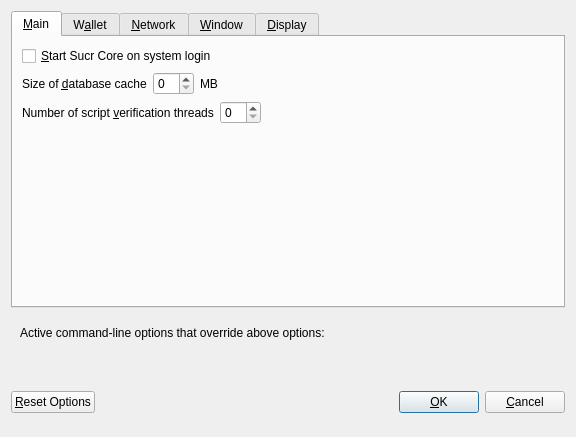
<?xml version="1.0" encoding="UTF-8"?>
<ui version="4.0">
 <class>OptionsDialog</class>
 <widget class="QDialog" name="OptionsDialog">
  <property name="geometry">
   <rect>
    <x>0</x>
    <y>0</y>
    <width>576</width>
    <height>402</height>
   </rect>
  </property>
  <property name="windowTitle">
   <string>Options</string>
  </property>
  <property name="modal">
   <bool>true</bool>
  </property>
  <layout class="QVBoxLayout" name="verticalLayout">
   <item>
    <widget class="QTabWidget" name="tabWidget">
     <property name="currentIndex">
      <number>0</number>
     </property>
     <widget class="QWidget" name="tabMain">
      <attribute name="title">
       <string>&amp;Main</string>
      </attribute>
      <layout class="QVBoxLayout" name="verticalLayout_Main">
       <item>
        <widget class="QCheckBox" name="bitcoinAtStartup">
         <property name="toolTip">
          <string>Automatically start Sucr Core after logging in to the system.</string>
         </property>
         <property name="text">
          <string>&amp;Start Sucr Core on system login</string>
         </property>
        </widget>
       </item>
       <item>
        <layout class="QHBoxLayout" name="horizontalLayout_2_Main">
         <item>
          <widget class="QLabel" name="databaseCacheLabel">
           <property name="text">
            <string>Size of &amp;database cache</string>
           </property>
           <property name="textFormat">
            <enum>Qt::PlainText</enum>
           </property>
           <property name="buddy">
            <cstring>databaseCache</cstring>
           </property>
          </widget>
         </item>
         <item>
          <widget class="QSpinBox" name="databaseCache"/>
         </item>
         <item>
          <widget class="QLabel" name="databaseCacheUnitLabel">
           <property name="text">
            <string>MB</string>
           </property>
           <property name="textFormat">
            <enum>Qt::PlainText</enum>
           </property>
          </widget>
         </item>
         <item>
          <spacer name="horizontalSpacer_2_Main">
           <property name="orientation">
            <enum>Qt::Horizontal</enum>
           </property>
           <property name="sizeHint" stdset="0">
            <size>
             <width>40</width>
             <height>20</height>
            </size>
           </property>
          </spacer>
         </item>
        </layout>
       </item>
       <item>
        <layout class="QHBoxLayout" name="horizontalLayout_3_Main">
         <item>
          <widget class="QLabel" name="threadsScriptVerifLabel">
           <property name="text">
            <string>Number of script &amp;verification threads</string>
           </property>
           <property name="textFormat">
            <enum>Qt::PlainText</enum>
           </property>
           <property name="buddy">
            <cstring>threadsScriptVerif</cstring>
           </property>
          </widget>
         </item>
         <item>
          <widget class="QSpinBox" name="threadsScriptVerif">
           <property name="toolTip">
            <string>(0 = auto, &lt;0 = leave that many cores free)</string>
           </property>
          </widget>
         </item>
         <item>
          <spacer name="horizontalSpacer_3_Main">
           <property name="orientation">
            <enum>Qt::Horizontal</enum>
           </property>
           <property name="sizeHint" stdset="0">
            <size>
             <width>40</width>
             <height>20</height>
            </size>
           </property>
          </spacer>
         </item>
        </layout>
       </item>
       <item>
        <spacer name="verticalSpacer_Main">
         <property name="orientation">
          <enum>Qt::Vertical</enum>
         </property>
         <property name="sizeHint" stdset="0">
          <size>
           <width>20</width>
           <height>40</height>
          </size>
         </property>
        </spacer>
       </item>
      </layout>
     </widget>
     <widget class="QWidget" name="tabWallet">
      <attribute name="title">
       <string>W&amp;allet</string>
      </attribute>
      <layout class="QVBoxLayout" name="verticalLayout_Wallet">
       <item>
        <widget class="QGroupBox" name="groupBox">
         <property name="title">
          <string>Expert</string>
         </property>
         <layout class="QVBoxLayout" name="verticalLayout_2">
          <item>
           <widget class="QCheckBox" name="coinControlFeatures">
            <property name="toolTip">
             <string>Whether to show coin control features or not.</string>
            </property>
            <property name="text">
             <string>Enable coin &amp;control features</string>
            </property>
           </widget>
          </item>
          <item>
           <widget class="QCheckBox" name="showMasternodesTab">
            <property name="toolTip">
             <string>Show additional tab listing all your masternodes in first sub-tab&lt;br/&gt;and all masternodes on the network in second sub-tab.</string>
            </property>
            <property name="text">
             <string>Show Masternodes Tab</string>
            </property>
           </widget>
          </item>
          <item>
           <widget class="QCheckBox" name="showAdvancedPSUI">
            <property name="toolTip">
             <string>Show additional information and buttons for PrivateSend on overview screen.</string>
            </property>
            <property name="text">
             <string>Enable advanced PrivateSend interface</string>
            </property>
           </widget>
          </item>
          <item>
           <widget class="QCheckBox" name="lowKeysWarning">
            <property name="toolTip">
             <string>Show warning dialog when PrivateSend detects that wallet has very low number of keys left.</string>
            </property>
            <property name="text">
             <string>Warn if PrivateSend is running out of keys</string>
            </property>
           </widget>
          </item>
          <item>
           <widget class="QCheckBox" name="privateSendMultiSession">
            <property name="toolTip">
             <string>Whether to use experimental PrivateSend mode with multiple mixing sessions per block.&lt;br/&gt;Note: You must use this feature carefully.&lt;br/&gt;Make sure you always have recent wallet (auto)backup in a safe place!</string>
            </property>
            <property name="text">
             <string>Enable PrivateSend &amp;multi-session</string>
            </property>
           </widget>
          </item>
          <item>
           <widget class="QCheckBox" name="spendZeroConfChange">
            <property name="toolTip">
             <string>If you disable the spending of unconfirmed change, the change from a transaction&lt;br/&gt;cannot be used until that transaction has at least one confirmation.&lt;br/&gt;This also affects how your balance is computed.</string>
            </property>
            <property name="text">
             <string>&amp;Spend unconfirmed change</string>
            </property>
           </widget>
          </item>
         </layout>
        </widget>
       </item>
       <item>
        <layout class="QHBoxLayout" name="horizontalLayout_4_Wallet">
         <item>
          <widget class="QLabel" name="label">
           <property name="toolTip">
            <string>This setting determines the amount of individual masternodes that an input will be anonymized through.&lt;br/&gt;More rounds of anonymization gives a higher degree of privacy, but also costs more in fees.</string>
           </property>
           <property name="text">
            <string>PrivateSend rounds to use</string>
           </property>
          </widget>
         </item>
         <item>
          <widget class="QSpinBox" name="privateSendRounds">
           <property name="minimum">
            <number>2</number>
           </property>
           <property name="maximum">
            <number>8</number>
           </property>
           <property name="value">
            <number>4</number>
           </property>
          </widget>
         </item>
        </layout>
       </item>
       <item>
        <layout class="QHBoxLayout" name="horizontalLayout">
         <item>
          <widget class="QLabel" name="label_2">
           <property name="toolTip">
            <string>This amount acts as a threshold to turn off PrivateSend once it's reached.</string>
           </property>
           <property name="statusTip">
            <string notr="true"/>
           </property>
           <property name="whatsThis">
            <string notr="true"/>
           </property>
           <property name="accessibleName">
            <string notr="true"/>
           </property>
           <property name="accessibleDescription">
            <string notr="true"/>
           </property>
           <property name="text">
            <string>Amount of Sucr to keep anonymized</string>
           </property>
          </widget>
         </item>
         <item>
          <widget class="QSpinBox" name="privateSendAmount">
           <property name="minimum">
            <number>2</number>
           </property>
           <property name="maximum">
            <number>2000</number>
           </property>
           <property name="singleStep">
            <number>10</number>
           </property>
           <property name="value">
            <number>1000</number>
           </property>
          </widget>
         </item>
        </layout>
       </item>
       <item>
        <spacer name="verticalSpacer_Wallet">
         <property name="orientation">
          <enum>Qt::Vertical</enum>
         </property>
         <property name="sizeHint" stdset="0">
          <size>
           <width>20</width>
           <height>40</height>
          </size>
         </property>
        </spacer>
       </item>
      </layout>
     </widget>
     <widget class="QWidget" name="tabNetwork">
      <attribute name="title">
       <string>&amp;Network</string>
      </attribute>
      <layout class="QVBoxLayout" name="verticalLayout_Network">
       <item>
        <widget class="QCheckBox" name="mapPortUpnp">
         <property name="toolTip">
          <string>Automatically open the Sucr Core client port on the router. This only works when your router supports UPnP and it is enabled.</string>
         </property>
         <property name="text">
          <string>Map port using &amp;UPnP</string>
         </property>
        </widget>
       </item>
       <item>
        <widget class="QCheckBox" name="allowIncoming">
         <property name="toolTip">
          <string>Accept connections from outside</string>
         </property>
         <property name="text">
          <string>Allow incoming connections</string>
         </property>
        </widget>
       </item>
       <item>
        <widget class="QCheckBox" name="connectSocks">
         <property name="toolTip">
          <string>Connect to the Sucr network through a SOCKS5 proxy.</string>
         </property>
         <property name="text">
          <string>&amp;Connect through SOCKS5 proxy (default proxy):</string>
         </property>
        </widget>
       </item>
       <item>
        <layout class="QHBoxLayout" name="horizontalLayout_1_Network">
         <item>
          <widget class="QLabel" name="proxyIpLabel">
           <property name="text">
            <string>Proxy &amp;IP:</string>
           </property>
           <property name="textFormat">
            <enum>Qt::PlainText</enum>
           </property>
           <property name="buddy">
            <cstring>proxyIp</cstring>
           </property>
          </widget>
         </item>
         <item>
          <widget class="QValidatedLineEdit" name="proxyIp">
           <property name="minimumSize">
            <size>
             <width>140</width>
             <height>0</height>
            </size>
           </property>
           <property name="maximumSize">
            <size>
             <width>140</width>
             <height>16777215</height>
            </size>
           </property>
           <property name="toolTip">
            <string>IP address of the proxy (e.g. IPv4: 127.0.0.1 / IPv6: ::1)</string>
           </property>
          </widget>
         </item>
         <item>
          <widget class="QLabel" name="proxyPortLabel">
           <property name="text">
            <string>&amp;Port:</string>
           </property>
           <property name="textFormat">
            <enum>Qt::PlainText</enum>
           </property>
           <property name="buddy">
            <cstring>proxyPort</cstring>
           </property>
          </widget>
         </item>
         <item>
          <widget class="QLineEdit" name="proxyPort">
           <property name="minimumSize">
            <size>
             <width>55</width>
             <height>0</height>
            </size>
           </property>
           <property name="maximumSize">
            <size>
             <width>55</width>
             <height>16777215</height>
            </size>
           </property>
           <property name="toolTip">
            <string>Port of the proxy (e.g. 9050)</string>
           </property>
          </widget>
         </item>
         <item>
          <spacer name="horizontalSpacer_1_Network">
           <property name="orientation">
            <enum>Qt::Horizontal</enum>
           </property>
           <property name="sizeHint" stdset="0">
            <size>
             <width>40</width>
             <height>20</height>
            </size>
           </property>
          </spacer>
         </item>
        </layout>
       </item>
       <item>
        <layout class="QHBoxLayout" name="horizontalLayout_2_Network">
         <item>
          <widget class="QLabel" name="proxyActiveNets">
           <property name="text">
            <string>Used for reaching peers via:</string>
           </property>
           <property name="textFormat">
            <enum>Qt::PlainText</enum>
           </property>
          </widget>
         </item>
         <item>
          <widget class="QCheckBox" name="proxyReachIPv4">
           <property name="enabled">
            <bool>false</bool>
           </property>
           <property name="toolTip">
            <string>Shows, if the supplied default SOCKS5 proxy is used to reach peers via this network type.</string>
           </property>
           <property name="text">
            <string/>
           </property>
          </widget>
         </item>
         <item>
          <widget class="QLabel" name="proxyReachIPv4Label">
           <property name="text">
            <string>IPv4</string>
           </property>
           <property name="textFormat">
            <enum>Qt::PlainText</enum>
           </property>
          </widget>
         </item>
         <item>
          <widget class="QCheckBox" name="proxyReachIPv6">
           <property name="enabled">
            <bool>false</bool>
           </property>
           <property name="toolTip">
            <string>Shows, if the supplied default SOCKS5 proxy is used to reach peers via this network type.</string>
           </property>
           <property name="text">
            <string/>
           </property>
          </widget>
         </item>
         <item>
          <widget class="QLabel" name="proxyReachIPv6Label">
           <property name="text">
            <string>IPv6</string>
           </property>
           <property name="textFormat">
            <enum>Qt::PlainText</enum>
           </property>
          </widget>
         </item>
         <item>
          <widget class="QCheckBox" name="proxyReachTor">
           <property name="enabled">
            <bool>false</bool>
           </property>
           <property name="toolTip">
            <string>Shows, if the supplied default SOCKS5 proxy is used to reach peers via this network type.</string>
           </property>
           <property name="text">
            <string/>
           </property>
          </widget>
         </item>
         <item>
          <widget class="QLabel" name="proxyReachTorLabel">
           <property name="text">
            <string>Tor</string>
           </property>
           <property name="textFormat">
            <enum>Qt::PlainText</enum>
           </property>
          </widget>
         </item>
         <item>
          <spacer name="horizontalSpacer_2_Network">
           <property name="orientation">
            <enum>Qt::Horizontal</enum>
           </property>
           <property name="sizeHint" stdset="0">
            <size>
             <width>40</width>
             <height>20</height>
            </size>
           </property>
          </spacer>
         </item>
        </layout>
       </item>
       <item>
        <widget class="QCheckBox" name="connectSocksTor">
         <property name="toolTip">
          <string>Connect to the Sucr network through a separate SOCKS5 proxy for Tor hidden services.</string>
         </property>
         <property name="text">
          <string>Use separate SOCKS5 proxy to reach peers via Tor hidden services:</string>
         </property>
        </widget>
       </item>
       <item>
        <layout class="QHBoxLayout" name="horizontalLayout_3_Network">
         <item>
          <widget class="QLabel" name="proxyIpTorLabel">
           <property name="text">
            <string>Proxy &amp;IP:</string>
           </property>
           <property name="textFormat">
            <enum>Qt::PlainText</enum>
           </property>
           <property name="buddy">
            <cstring>proxyIpTor</cstring>
           </property>
          </widget>
         </item>
         <item>
          <widget class="QValidatedLineEdit" name="proxyIpTor">
           <property name="minimumSize">
            <size>
             <width>140</width>
             <height>0</height>
            </size>
           </property>
           <property name="maximumSize">
            <size>
             <width>140</width>
             <height>16777215</height>
            </size>
           </property>
           <property name="toolTip">
            <string>IP address of the proxy (e.g. IPv4: 127.0.0.1 / IPv6: ::1)</string>
           </property>
          </widget>
         </item>
         <item>
          <widget class="QLabel" name="proxyPortTorLabel">
           <property name="text">
            <string>&amp;Port:</string>
           </property>
           <property name="textFormat">
            <enum>Qt::PlainText</enum>
           </property>
           <property name="buddy">
            <cstring>proxyPortTor</cstring>
           </property>
          </widget>
         </item>
         <item>
          <widget class="QLineEdit" name="proxyPortTor">
           <property name="minimumSize">
            <size>
             <width>55</width>
             <height>0</height>
            </size>
           </property>
           <property name="maximumSize">
            <size>
             <width>55</width>
             <height>16777215</height>
            </size>
           </property>
           <property name="toolTip">
            <string>Port of the proxy (e.g. 9050)</string>
           </property>
          </widget>
         </item>
         <item>
          <spacer name="horizontalSpacer_4_Network">
           <property name="orientation">
            <enum>Qt::Horizontal</enum>
           </property>
           <property name="sizeHint" stdset="0">
            <size>
             <width>40</width>
             <height>20</height>
            </size>
           </property>
          </spacer>
         </item>
        </layout>
       </item>
       <item>
        <spacer name="verticalSpacer_Network">
         <property name="orientation">
          <enum>Qt::Vertical</enum>
         </property>
         <property name="sizeHint" stdset="0">
          <size>
           <width>20</width>
           <height>40</height>
          </size>
         </property>
        </spacer>
       </item>
      </layout>
     </widget>
     <widget class="QWidget" name="tabWindow">
      <attribute name="title">
       <string>&amp;Window</string>
      </attribute>
      <layout class="QVBoxLayout" name="verticalLayout_Window">
       <item>
        <widget class="QCheckBox" name="hideTrayIcon">
         <property name="toolTip">
          <string>&amp;Hide the icon from the system tray.</string>
         </property>
         <property name="text">
          <string>Hide tray icon</string>
         </property>
        </widget>
       </item>
       <item>
        <widget class="QCheckBox" name="minimizeToTray">
         <property name="toolTip">
          <string>Show only a tray icon after minimizing the window.</string>
         </property>
         <property name="text">
          <string>&amp;Minimize to the tray instead of the taskbar</string>
         </property>
        </widget>
       </item>
       <item>
        <widget class="QCheckBox" name="minimizeOnClose">
         <property name="toolTip">
          <string>Minimize instead of exit the application when the window is closed. When this option is enabled, the application will be closed only after selecting Exit in the menu.</string>
         </property>
         <property name="text">
          <string>M&amp;inimize on close</string>
         </property>
        </widget>
       </item>
       <item>
        <spacer name="verticalSpacer_Window">
         <property name="orientation">
          <enum>Qt::Vertical</enum>
         </property>
         <property name="sizeHint" stdset="0">
          <size>
           <width>20</width>
           <height>40</height>
          </size>
         </property>
        </spacer>
       </item>
      </layout>
     </widget>
     <widget class="QWidget" name="tabDisplay">
      <attribute name="title">
       <string>&amp;Display</string>
      </attribute>
      <layout class="QVBoxLayout" name="verticalLayout_Display">
       <item>
        <layout class="QHBoxLayout" name="horizontalLayout_1_Display">
         <item>
          <widget class="QLabel" name="langLabel">
           <property name="text">
            <string>User Interface &amp;language:</string>
           </property>
           <property name="textFormat">
            <enum>Qt::PlainText</enum>
           </property>
           <property name="buddy">
            <cstring>lang</cstring>
           </property>
          </widget>
         </item>
         <item>
          <widget class="QValueComboBox" name="lang">
           <property name="toolTip">
            <string>The user interface language can be set here. This setting will take effect after restarting Sucr Core.</string>
           </property>
          </widget>
         </item>
        </layout>
       </item>
       <item>
        <widget class="QLabel" name="label_3">
         <property name="toolTip">
          <string notr="true"/>
         </property>
         <property name="statusTip">
          <string notr="true"/>
         </property>
         <property name="whatsThis">
          <string notr="true"/>
         </property>
         <property name="accessibleName">
          <string notr="true"/>
         </property>
         <property name="text">
          <string>Language missing or translation incomplete? Help contributing translations here:
https://www.transifex.com/projects/p/sucr/</string>
         </property>
         <property name="wordWrap">
          <bool>true</bool>
         </property>
         <property name="openExternalLinks">
          <bool>true</bool>
         </property>
         <property name="textInteractionFlags">
          <set>Qt::TextBrowserInteraction</set>
         </property>
        </widget>
       </item>
       <item>
        <layout class="QHBoxLayout" name="horizontalLayout_4_Display" stretch="0,0">
         <item>
          <widget class="QLabel" name="themeLabel">
           <property name="text">
            <string>User Interface Theme:</string>
           </property>
          </widget>
         </item>
         <item>
          <widget class="QValueComboBox" name="theme"/>
         </item>
        </layout>
       </item>
       <item>
        <widget class="Line" name="line">
         <property name="orientation">
          <enum>Qt::Horizontal</enum>
         </property>
        </widget>
       </item>
       <item>
        <layout class="QHBoxLayout" name="horizontalLayout_2_Display">
         <item>
          <widget class="QLabel" name="unitLabel">
           <property name="text">
            <string>&amp;Unit to show amounts in:</string>
           </property>
           <property name="textFormat">
            <enum>Qt::PlainText</enum>
           </property>
           <property name="buddy">
            <cstring>unit</cstring>
           </property>
          </widget>
         </item>
         <item>
          <widget class="QValueComboBox" name="unit">
           <property name="toolTip">
            <string>Choose the default subdivision unit to show in the interface and when sending coins.</string>
           </property>
          </widget>
         </item>
        </layout>
       </item>
       <item>
        <layout class="QHBoxLayout" name="horizontalLayout_5_Display">
         <item>
          <widget class="QLabel" name="digitsLabel">
           <property name="text">
            <string>Decimal digits</string>
           </property>
          </widget>
         </item>
         <item>
          <widget class="QValueComboBox" name="digits"/>
         </item>
        </layout>
       </item>
       <item>
        <layout class="QHBoxLayout" name="horizontalLayout_3_Display">
         <item>
          <widget class="QLabel" name="thirdPartyTxUrlsLabel">
           <property name="toolTip">
            <string>Third party URLs (e.g. a block explorer) that appear in the transactions tab as context menu items.&lt;br/&gt;%s in the URL is replaced by transaction hash. Multiple URLs are separated by vertical bar |.</string>
           </property>
           <property name="text">
            <string>Third party transaction URLs</string>
           </property>
           <property name="buddy">
            <cstring>thirdPartyTxUrls</cstring>
           </property>
          </widget>
         </item>
         <item>
          <widget class="QLineEdit" name="thirdPartyTxUrls">
           <property name="toolTip">
            <string>Third party URLs (e.g. a block explorer) that appear in the transactions tab as context menu items.&lt;br/&gt;%s in the URL is replaced by transaction hash. Multiple URLs are separated by vertical bar |.</string>
           </property>
          </widget>
         </item>
        </layout>
       </item>
       <item>
        <spacer name="verticalSpacer">
         <property name="orientation">
          <enum>Qt::Vertical</enum>
         </property>
         <property name="sizeHint" stdset="0">
          <size>
           <width>20</width>
           <height>40</height>
          </size>
         </property>
        </spacer>
       </item>
      </layout>
     </widget>
    </widget>
   </item>
   <item>
    <widget class="QFrame" name="frame">
     <layout class="QVBoxLayout" name="verticalLayout_Bottom">
      <item>
       <layout class="QHBoxLayout" name="horizontalLayout_Bottom">
        <item>
         <widget class="QLabel" name="overriddenByCommandLineInfoLabel">
          <property name="text">
           <string>Active command-line options that override above options:</string>
          </property>
          <property name="textFormat">
           <enum>Qt::PlainText</enum>
          </property>
         </widget>
        </item>
        <item>
         <spacer name="horizontalSpacer_Bottom">
          <property name="orientation">
           <enum>Qt::Horizontal</enum>
          </property>
          <property name="sizeHint" stdset="0">
           <size>
            <width>40</width>
            <height>20</height>
           </size>
          </property>
         </spacer>
        </item>
       </layout>
      </item>
      <item>
       <widget class="QLabel" name="overriddenByCommandLineLabel">
        <property name="text">
         <string/>
        </property>
        <property name="textFormat">
         <enum>Qt::PlainText</enum>
        </property>
        <property name="wordWrap">
         <bool>true</bool>
        </property>
       </widget>
      </item>
     </layout>
    </widget>
   </item>
   <item>
    <layout class="QHBoxLayout" name="horizontalLayout_Buttons">
     <item>
      <widget class="QPushButton" name="resetButton">
       <property name="toolTip">
        <string>Reset all client options to default.</string>
       </property>
       <property name="text">
        <string>&amp;Reset Options</string>
       </property>
       <property name="autoDefault">
        <bool>false</bool>
       </property>
      </widget>
     </item>
     <item>
      <spacer name="horizontalSpacer_1">
       <property name="orientation">
        <enum>Qt::Horizontal</enum>
       </property>
       <property name="sizeHint" stdset="0">
        <size>
         <width>40</width>
         <height>48</height>
        </size>
       </property>
      </spacer>
     </item>
     <item>
      <widget class="QLabel" name="statusLabel">
       <property name="minimumSize">
        <size>
         <width>200</width>
         <height>0</height>
        </size>
       </property>
       <property name="font">
        <font>
         <weight>75</weight>
         <bold>true</bold>
        </font>
       </property>
       <property name="text">
        <string/>
       </property>
       <property name="textFormat">
        <enum>Qt::PlainText</enum>
       </property>
       <property name="wordWrap">
        <bool>true</bool>
       </property>
      </widget>
     </item>
     <item>
      <spacer name="horizontalSpacer_2">
       <property name="orientation">
        <enum>Qt::Horizontal</enum>
       </property>
       <property name="sizeHint" stdset="0">
        <size>
         <width>40</width>
         <height>48</height>
        </size>
       </property>
      </spacer>
     </item>
     <item>
      <widget class="QPushButton" name="okButton">
       <property name="text">
        <string>&amp;OK</string>
       </property>
       <property name="autoDefault">
        <bool>false</bool>
       </property>
       <property name="default">
        <bool>true</bool>
       </property>
      </widget>
     </item>
     <item>
      <widget class="QPushButton" name="cancelButton">
       <property name="text">
        <string>&amp;Cancel</string>
       </property>
       <property name="autoDefault">
        <bool>false</bool>
       </property>
      </widget>
     </item>
    </layout>
   </item>
  </layout>
 </widget>
 <customwidgets>
  <customwidget>
   <class>QValidatedLineEdit</class>
   <extends>QLineEdit</extends>
   <header>qvalidatedlineedit.h</header>
  </customwidget>
  <customwidget>
   <class>QValueComboBox</class>
   <extends>QComboBox</extends>
   <header>qvaluecombobox.h</header>
  </customwidget>
 </customwidgets>
 <resources/>
 <connections/>
</ui>
